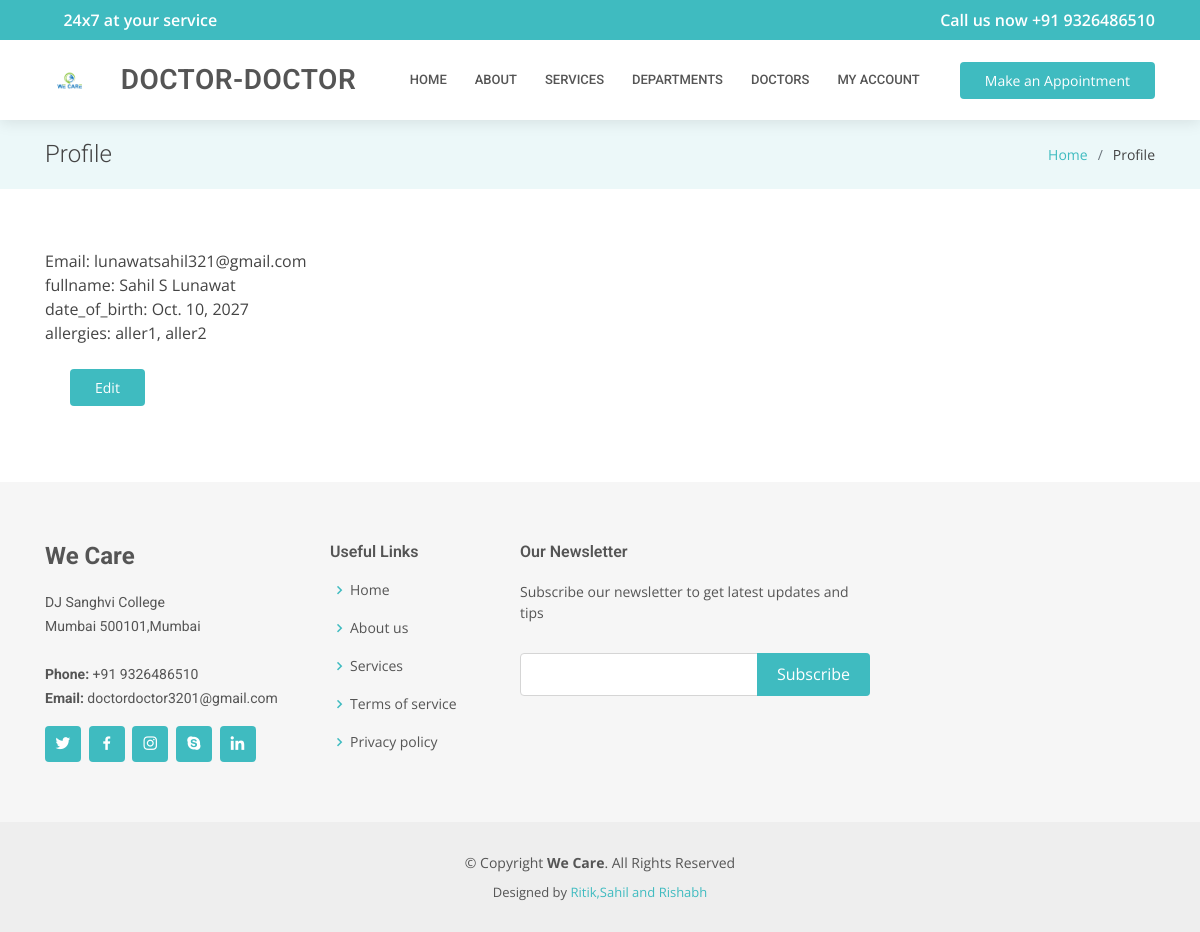
Before: /accounts/profile/ (signed in) with the older database file.
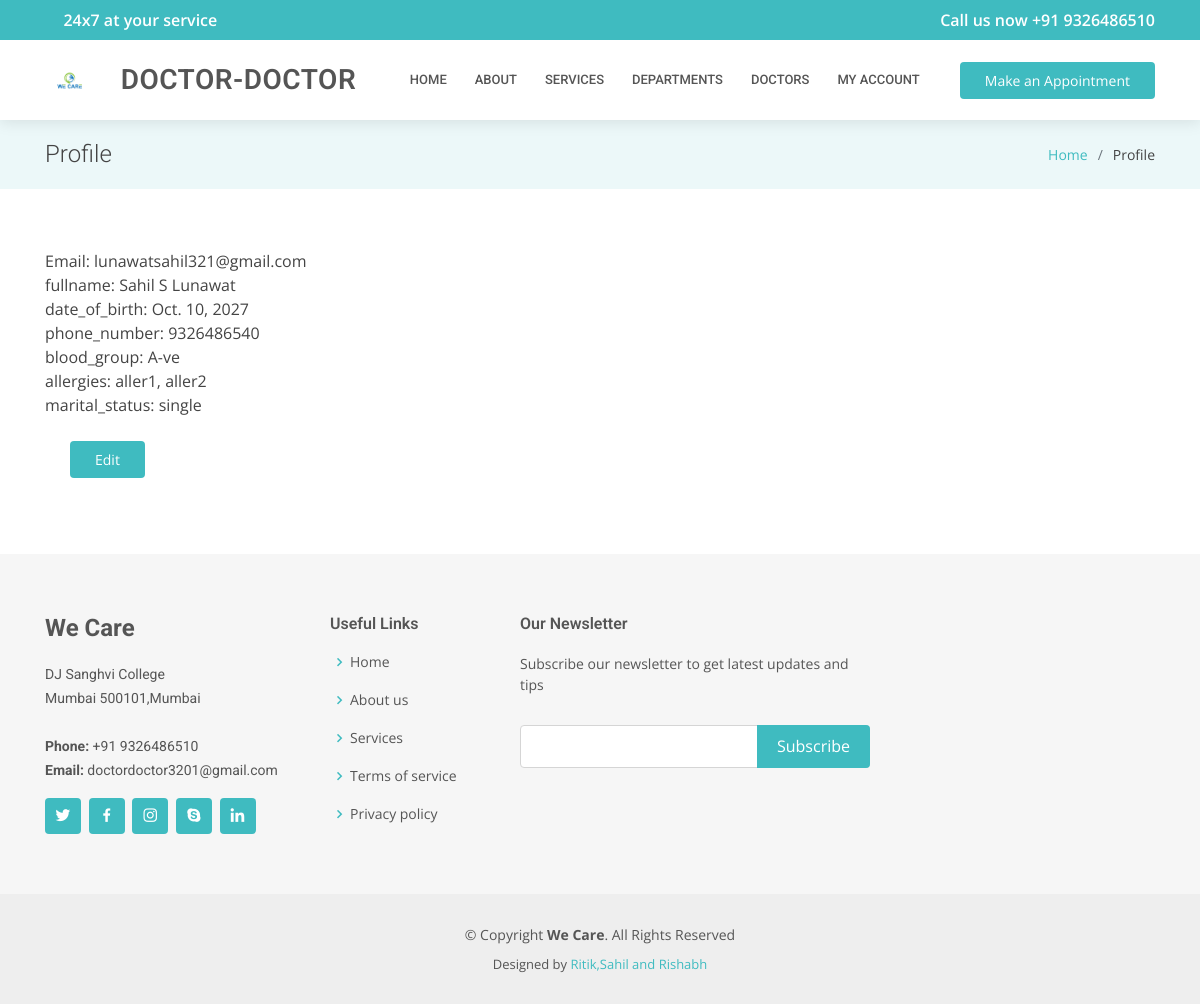
After: the same page with the newer database file.
### accounts/models.py (models this page shows, shortened)
class CustomUser(AbstractUser):
    id              = models.AutoField(primary_key=True)
    username        = models.CharField(max_length=30,null=True,blank=True)
    fullname        = models.CharField(blank=True, null=True, max_length=255)##
    is_doctor       = models.BooleanField(default=False, blank=True, null=True)
    password        = models.CharField(max_length=255)
    email           = models.EmailField(max_length=254, unique=True)
    date_of_birth   = models.DateField(blank=True, editable=True,null=True)
    date_created    = models.DateField(auto_now=True, editable=False)
    is_active       = models.BooleanField(default=True)
    is_admin        = models.BooleanField(default=False)
    USERNAME_FIELD  = 'email'
    REQUIRED_FIELDS = []
    objects = CustomUserManager()

class Patient(CustomUser):
    phone_number = models.IntegerField(blank=True, null=True)
    blood_group = models.CharField(
        blank=True, null=True, max_length=2, choices=blood_group_choices)
    allergies = models.CharField(blank=True, null=True, max_length=512)
    marital_status = models.CharField(
        blank=True, null=True, max_length=1, choices=marital_status_choices)
    emergency_Name = models.CharField(
        blank=True, null=True, max_length=30, verbose_name='Your emergency name')
    emergency_phone_number = models.IntegerField(
        blank=True, null=True, verbose_name='Your emergency phone number')
    emergency_relationship = models.CharField(
        blank=True, null=True, max_length=30, verbose_name='Relationship')
    insurance_id        = models.IntegerField(blank=True,null=True)
    insurance_company    = models.CharField(blank=True, null=True, max_length=512)
    insurance_validity    = models.DateField(blank=True, editable=True,null=True)
    class Meta:
        verbose_name = 'User: Patient'

### accounts/views.py (the view)
# urls.py: url(r'^accounts/profile/$',views.profile,name='profile'),
def profile(request):
    context = {}
    if request.user.is_authenticated:
        queryset = get_user_type(request.user).objects.filter(customuser_ptr_id=request.user.id)
        context['fields'] = queryset.get()
        return render(request, 'accounts/profile.html',context)
    else:
        return HttpResponseRedirect(reverse('accounts:login'))

### accounts/templatetags/profile_tags.py (called while the page is built)
@register.filter
def full_blood_group(q):
    for choice in blood_group_choices:
        if choice[0] == q:
            return choice[1]
    return ''

@register.filter
def full_marital_status(q):
    for choice in marital_status_choices:
        if choice[0] == q:
            return choice[1]
    return ''

@register.filter(name='has_group')
def has_group(user, group_name):
    return user.groups.filter(name=group_name).exists()

### accounts/views.py (called while the page is built)
def get_user_type(user):
    if user.is_doctor == True:
        return Doctor
    else:
        return Patient

### accounts/templates/accounts/profile.html (shortened to what this page needs)
{% extends "DoctorDoctor/base.html" %}
{% load profile_tags %}
{% block title_page %}Profile{% endblock %}
{% block title_in_li %}Profile{% endblock %}
{% block inner_page %}
Email: {{user.email}}
{% if fields.fullname%}<br>fullname: {{fields.fullname}}{% endif%}
{% if fields.date_of_birth%}<br>date_of_birth: {{fields.date_of_birth}}{% endif%}
{% if fields.phone_number%}<br>phone_number: {{fields.phone_number}}{% endif%}
{% if fields.blood_group%}<br>blood_group: {{fields.blood_group|full_blood_group}}{% endif%}
{% if fields.allergies%}<br>allergies: {{fields.allergies}}{% endif%}
{% if fields.marital_status%}<br>marital_status: {{fields.marital_status|full_marital_status}}{% endif%}
<br><br>
{% if request.user|has_group:"Doctors" %}
<a href="{% url 'accounts:doctor_user_update' %}" class="appointment-btn">Edit</a>
{% else %}
<a href="{% url 'accounts:user_update' %}" class="appointment-btn">Edit</a>
{% endif %}
{% endblock %}

Changed rows visible on the page:
changed Patient "aller1, aller2": phone_number (not shown) → "9326486540"; blood_group|full_blood_group (not shown) → "A-ve"; marital_status|full_marital_status (not shown) → "single"
Other visible differences:
text now shown: "phone_number: blood_group: marital_status:"
